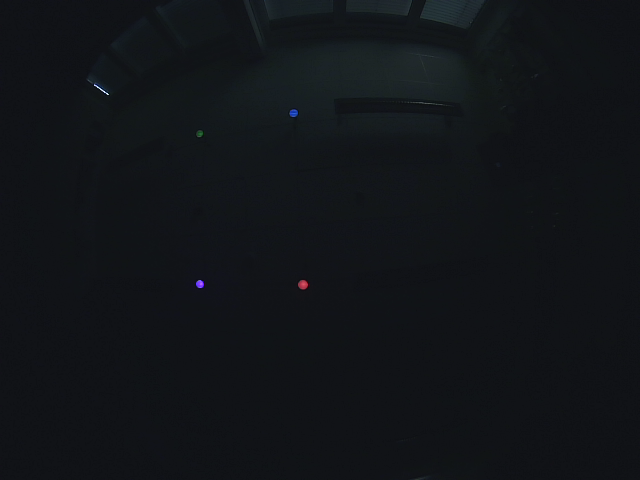
#> input picture src/fub_visual_gps/src/img.png, 640 x 480 px
$ python perf_test_ndimage.py   (older library calls are emulated)
#> lines starting #> are read from the running program, lines starting #| are printed output that depends on the picture; after the words box and inside, x2 and y2 are one past the last pixel; in counts of white or black regions, pixels touching at a corner belong together; long printed decimals are rounded
### src/fub_visual_gps/src/balloon_detector_ndimage.py
#!/usr/bin/env python2
import functools
import numpy as np
from collections import namedtuple
from itertools import combinations
from time import clock

import cv2
import scipy.ndimage
import scipy.optimize

# data class for balloons (color specified as the hue from HSV)
Balloon = namedtuple('Balloon', ['name', 'hue', 'position'])

# estimates for balloon positions and hues
# hue is divided by two since opencv uses hues in ranges [0, 180)
balloon_x_base, balloon_x_dist = 2.33, 1.24
balloon_y_base, balloon_y_dist = 1.15, 1.85
balloons = (Balloon('lilac', 260 / 2, (balloon_x_base, balloon_y_base + balloon_y_dist)),
            Balloon('red', 354 / 2, (balloon_x_base + balloon_x_dist, balloon_y_base + balloon_y_dist)),
            Balloon('blue', 235 / 2, (balloon_x_base + balloon_x_dist, balloon_y_base)),
            Balloon('green', 130 / 2, (balloon_x_base, balloon_y_base)),)

# a balloon hues in radians with shape (1, 4)
# angles in range [-pi, pi)
balloon_hues = np.pi / 90 * ((np.array([[balloon.hue for balloon in balloons]], dtype=np.float32) + 90) % 180 - 90)


# [16 lines left out: function timed, not called in this run]


class BalloonDetector(object):
    def __init__(self, min_diameter=3, max_diameter=15, min_value_percentile=99, close_iter=10,
                 hsv_range_min=(0, 77, 99), hsv_range_max=(181, 255, 255)):
        self.min_diameter = min_diameter
        self.max_diameter = max_diameter
        self.min_value_percentile = min_value_percentile
        self.hsv_range_min = np.array(hsv_range_min)
        self.hsv_range_max = np.array(hsv_range_max)

        self.close_iter = close_iter

        # the following attributes are set during detection
        self.balloon_angles = None
        self.balloon_positions = None
        self.mask = None
        self.centers = None
        self.radii = None
        self.xy = None
        self.residual = np.inf

    def detect_balloons(self, hsv, hue_radians, widen_value_mask=0):
        """
        detect balloons in the image and draw crosses on the detected points
        :param widen_value_mask: how much to widen the range of values that are considered
        """

        range_min = self.hsv_range_min
        range_min[2] = int(np.percentile(hsv[:, :, 2], self.min_value_percentile - widen_value_mask))

        mask = cv2.inRange(hsv, range_min, self.hsv_range_max)

        self.mask = mask  # save the mask so the caller can plot it if desired

        if self.close_iter > 0:
            mask = scipy.ndimage.binary_closing(mask, iterations=self.close_iter)

        labelled, nfeatures = scipy.ndimage.label(mask)  # find connected components and assigns a label to each of them

        if nfeatures < 1:
            print('did not detect enough features')
            return {}

        selected = []  # selected labels
        hues = []
        centers = []
        size_min, size_max = self.min_diameter, self.max_diameter

        for label, yx in enumerate(scipy.ndimage.find_objects(labelled), 1):
            y, x = yx
            w, h = x.stop - x.start, y.stop - y.start
            if size_min <= w <= size_max and size_min <= h <= size_max:
                selected.append(label)

                labelled_masked = labelled[yx]

                hue_radians_masked = hue_radians[yx][labelled_masked == label]

                hue = np.arctan2(np.sin(hue_radians_masked).sum(), np.cos(hue_radians_masked).sum())

                hues.append(hue)

                # center = scipy.ndimage.center_of_mass(np.ones(labelled_masked.shape), labelled_masked, label)
                centers.append((y.start + h * .5, x.start + w * .5))

                # cv2.rectangle(img, (x.start, y.start), (x.stop, y.stop), (0, 255, 0))

        if len(selected) < 1:
            print('did not find enough features with the desired size')
            return {}

        balloon_hue_dist = angle_diff(np.array(hues).reshape(len(hues), 1), balloon_hues)

        # map from each balloon to the best angle
        balloon_angles = {}
        balloon_positions = {}
        max_y, max_x, _ = hsv.shape
        origin = np.array((max_y, max_x)) * .5

        valid_rows = set(range(len(selected)))

        # iterate over balloons in the order of minimal hue distance
        while valid_rows and len(balloon_angles) < len(balloons):
            row, col = np.unravel_index(balloon_hue_dist.argmin(), balloon_hue_dist.shape)

            balloon = balloons[col]

            pos = centers[row]
            balloon_positions[balloon] = pos

            # calculate the angle from the center of the picture
            y, x = pos - origin
            balloon_angles[balloon] = np.arctan2(-y, x)

            balloon_hue_dist[row] = np.inf  # set hue values in this row to inf to prevent further matches
            balloon_hue_dist[:, col] = np.inf  # prevent getting this balloon again
            valid_rows.remove(row)

        self.balloon_positions = balloon_positions
        return balloon_angles

    def calculate_position(self, hsv, hue_radians, widen_value_mask, max_residual=1.0):
        """ :returns the position of the car in world coordinates or None if it isn't available """
        balloon_angles = self.detect_balloons(hsv, hue_radians, widen_value_mask)
        self.balloon_angles = balloon_angles

        if len(balloon_angles) < 3:  # not enough balloons detected
            return None

        xy, self.residual = self.calculate_position_from_angles(balloon_angles.items())

        if self.residual > max_residual and len(balloon_angles) > 3:
            # try to find the best 3 subset
            for subset in combinations(balloon_angles.items(), 3):
                xy, self.residual = self.calculate_position_from_angles(subset)
                if self.residual < max_residual:
                    return xy

        return xy

    def calculate_position_from_angles(self, balloon_angles):
        centers = []
        radii = []

        for (a_bal, alpha_a), (b_bal, alpha_b) in combinations(balloon_angles, 2):
            a_to_b = np.array(b_bal.position) - a_bal.position

            alpha = alpha_a - alpha_b
            beta = np.pi / 2 - alpha

            stretch_factor = np.linalg.norm(a_to_b)
            radius = 0.5 * stretch_factor / np.cos(beta)

            circle_o = np.tan(beta) * np.array((-a_to_b[1], a_to_b[0]))

            circle_world = a_bal.position + 0.5 * (a_to_b + circle_o)

            centers.append(circle_world)
            radii.append(radius)

        centers = self.centers = np.array(centers)
        radii = self.radii = np.array(radii)

        # we derived a set of linear equations by subtracting the first circle equation from the rest
        # thereby eliminating the quadratic terms

        # one of the circle equations is the base that gets subtracted from the others
        base_center, other_centers = centers[0], centers[1:]
        base_radii, other_radii = radii[0], radii[1:]

        a = 2 * (other_centers - base_center)
        b = np.sum(other_centers ** 2 - base_center ** 2, axis=-1) + (base_radii ** 2 - other_radii ** 2)

        # find least-squares solution for the linear equation system
        return np.linalg.lstsq(a, b)[:2]

    # @timed
    # [22 lines left out: functions calculate_best_position, calculate_angle, not called in this run]

    def res_fun(self, xy):
        """ returns the true residual of the specified solution """
        return (np.sum((self.centers - xy) ** 2, axis=-1) - self.radii ** 2) ** 2

    # [35 lines left out: functions compare_nonlinear, draw_markers, draw_cross, not called in this run]


def draw_text(img, text, pos, color, font=cv2.FONT_HERSHEY_SIMPLEX, f_size=0.5, lineType=cv2.LINE_AA):
    cv2.putText(img, text, pos, font, f_size, color, lineType=lineType)


def angle_diff(angle_a, angle_b, half_circle=np.pi):
    """ computes the minimum angle distance between two hue angles in range [0, 180) """
    return half_circle - np.abs(np.abs(angle_a - angle_b) - half_circle)


def vector_to_angle(vec):
    """ find the angle to the x axis of a vector """
    return np.arctan2(vec[1], vec[0])


# for testing: a main method
# [78 lines left out: function main, not called in this run]


# [4 lines that do not run on import are left out]

### src/fub_visual_gps/src/perf_test_ndimage.py
import cv2

from balloon_detector_ndimage import BalloonDetector
import numpy as np

d = BalloonDetector(close_iter=0)
img = cv2.imread('img.png')
#> img is the input picture: shape (480, 640, 3); mean B, G, R 24.4, 20.7, 17.6


pos_avg = 0
for i in xrange(1000):
    hsv = cv2.cvtColor(img, cv2.COLOR_BGR2HSV)
    hue = hsv[:, :, 0].astype(np.float)
    hue_radians = np.pi / 90 * hue

    pos_avg += d.calculate_position(hsv, hue_radians, 0)
#> this loop made 1000 passes
#> pos_avg on passes 1 to 3: [3.74, 2.61], [7.48, 5.22], [11.22, 7.83]
#> pass 1, `hue = hsv[:, :, 0].astype(np.float)`:
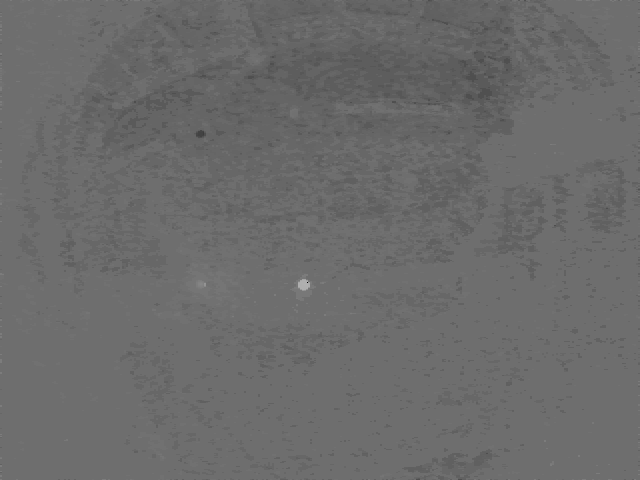
#> hue: shape (480, 640) float64; min 0, max 179, mean 106.9
#> pass 1, `hue_radians = np.pi / 90 * hue`:
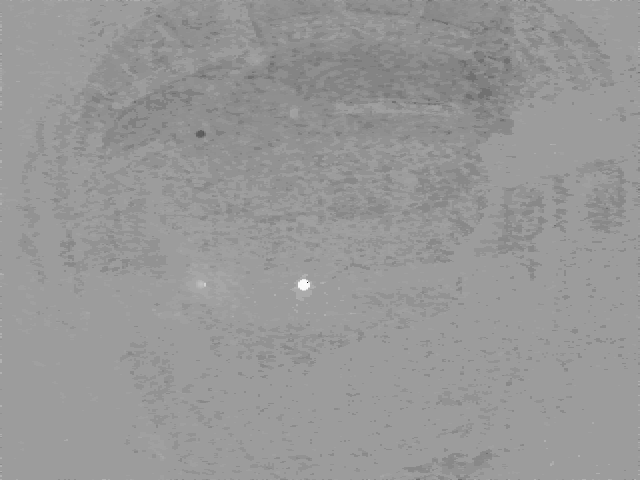
#> hue_radians: shape (480, 640) float64; min 0, max 6.25, mean 3.73; drawn with min black and max white
#> pass 1, in detect_balloons, `mask = cv2.inRange(hsv, range_min, self.hsv_range_max)`:
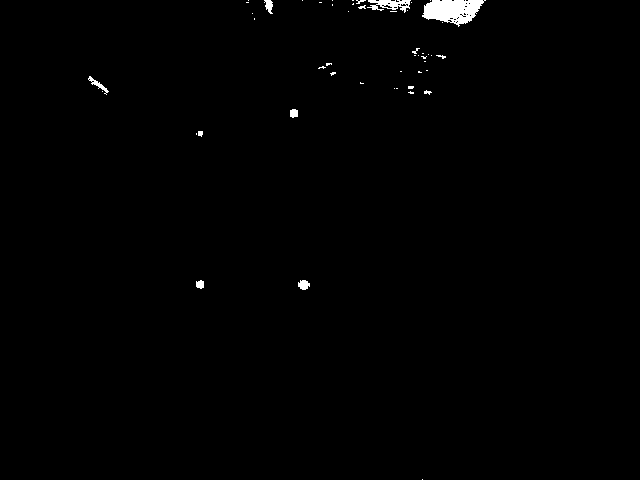
#> mask: shape (480, 640); 0.67% white; 50 white regions (39 under 20 px), largest, box (x1, y1, x2, y2) and area: (422, 0, 486, 27) 1109, (367, 0, 411, 13) 302, (88, 76, 109, 95) 96
#> after the loop, pos_avg = [3739.6, 2609.6]

print('done: %s' % pos_avg)
#| done: [3739.640 2609.630]
